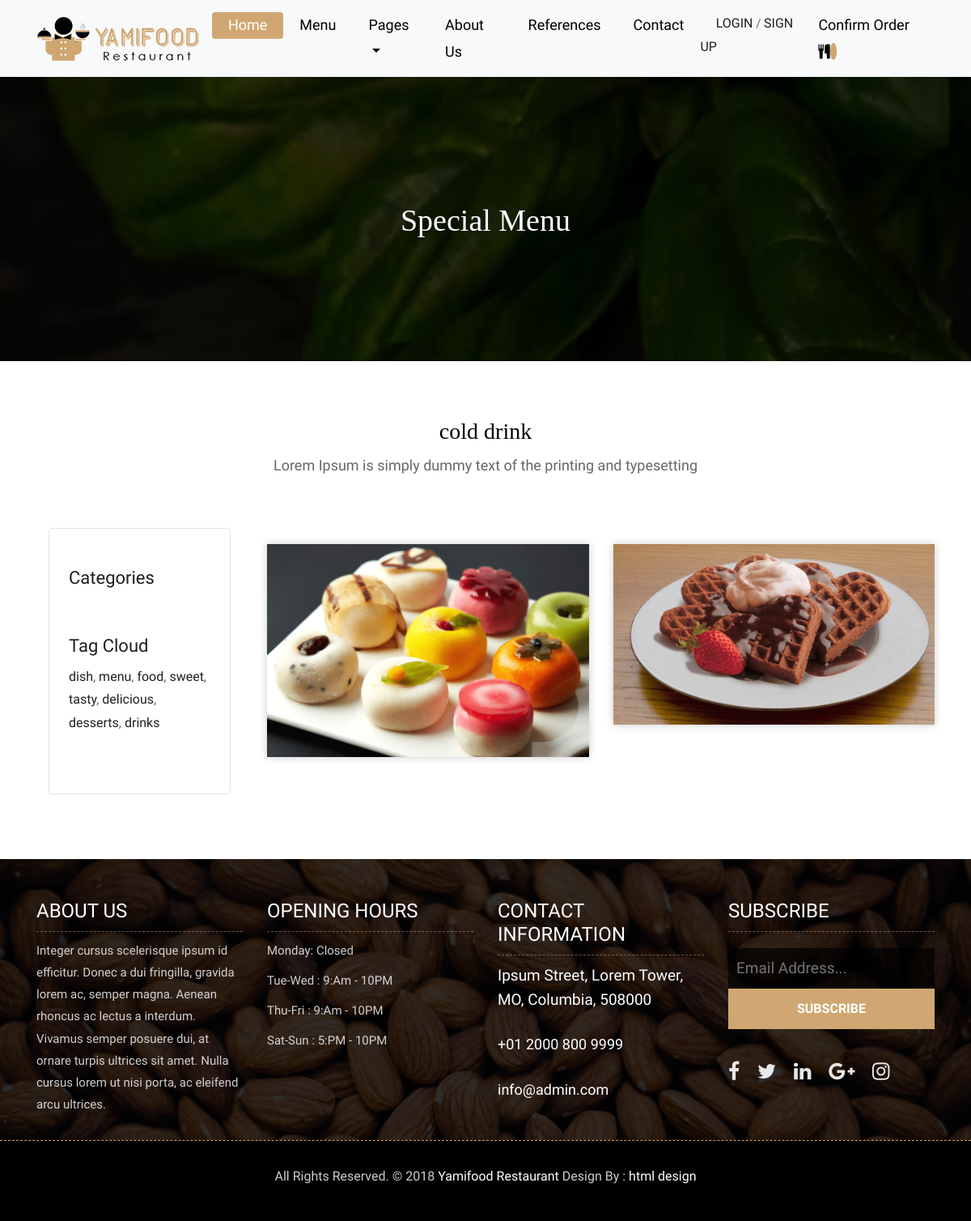
The page /category/7/cold-drink/ on the database its author committed.
### product/models.py (models this page shows, shortened)
class Category(MPTTModel):
    STATUS = (
        ('True', 'Evet'),
        ('False', 'Hayir')
    )
    title = models.CharField(max_length=30, unique=True)
    keywords = models.CharField(blank=True, max_length=255)
    description = models.CharField(blank=True, max_length=255)
    image = models.ImageField(blank=True, upload_to='images/')
    status = models.CharField(max_length=10, choices=STATUS)
    slug = models.SlugField(null=False, unique=True)
    parent = TreeForeignKey('self', blank=True, null=True, related_name='children', on_delete=models.CASCADE)
    create_at = models.DateTimeField(auto_now_add=True)
    update_at = models.DateTimeField(auto_now=True)
    class MPTTMeta:
        order_insertion_py = ['title']
    def image_tag(self):
        return mark_safe('<img src="{}" height="50"/>'.format(self.image.url))
    image_tag.short_description = 'Image'

class Product(models.Model):
    STATUS = (
        ('True', 'Evet'),
        ('False', 'Hayir')
    )
    category = models.ForeignKey(Category, on_delete=models.CASCADE)
    title = models.CharField(max_length=30)
    keywords = models.CharField(blank=True, max_length=255)
    description = models.CharField(blank=True, max_length=255)
    image = models.ImageField(blank=True, upload_to='images/')
    price = models.FloatField()
    slug = models.SlugField(null=False, unique=True)
    detail = RichTextUploadingField()
    status = models.CharField(max_length=10, choices=STATUS)
    create_at = models.DateTimeField(auto_now_add=True)
    update_at = models.DateTimeField(auto_now=True)
    def image_tag(self):
        return mark_safe('<img src="{}" height="50"/>'.format(self.image.url))
    image_tag.short_description = 'Image'

### home/views.py (the view)
# urls.py: path('category/<int:id>/<slug:slug>/', views.category_products, name='category_products'),
def category_products(request,id,slug):
    category = Category.objects.all()
    categorydata = Category.objects.get(pk=id)
    products = Product.objects.filter(category_id=id)
    context = {'products': products, 'category': category, 'categorydata': categorydata}
    return render(request, 'products.html', context)

### home/templates/products.html (shortened to what this page needs)
{% extends "homebase.html" %}
{% load static %}
{% block content %}
	<div class="all-page-title page-breadcrumb">
		<div class="container text-center">
			<div class="row">
				<div class="col-lg-12">
					<h1>Special Menu</h1>
				</div>
			</div>
		</div>
	</div>
	<div class="menu-box">
		<div class="container">
			<div class="row">
				<div class="col-lg-12">
					<div class="heading-title text-center">
						<h2>{{ categorydata.title }}</h2>
						<p>Lorem Ipsum is simply dummy text of the printing and typesetting</p>
					</div>
				</div>
			</div>
			<div class="row">
				<div class="col-lg-3">
                <div class="special-menu" style="font-weight: bold; text-decoration:underline; font-size: 20px">
                    <div class="button-group filter-button-group">
                        <nav id="sidebar">
                            <div class="p-4 pt-5">
                                <h2>Categories</h2>
                                {% load mptt_tags %}
                                <div class="mb-5">
                                    <h2>Tag Cloud</h2>
                                    <div class="tagcloud" style="font-weight: normal; font-size: 16px">
                                        <a href="#" class="tag-cloud-link">dish</a>,
                                        <a href="#" class="tag-cloud-link">menu</a>,
                                        <a href="#" class="tag-cloud-link">food</a>,
                                        <a href="#" class="tag-cloud-link">sweet</a>,
                                        <a href="#" class="tag-cloud-link">tasty</a>,
                                        <a href="#" class="tag-cloud-link">delicious</a>,
                                        <a href="#" class="tag-cloud-link">desserts</a>,
                                        <a href="#" class="tag-cloud-link">drinks</a>
                                    </div>
                                </div>
                            </div>
                        </nav>
                    </div>
                </div>
            </div>
            <div class="col-lg-9">
			<div class="row">
                {% for rs in products %}
				<div class="col-lg-6 col-md-6 special-grid drinks">
					<div class="gallery-single fix">
						<img src="{{ rs.image.url }}" class="img-fluid" alt="Image">
					</div>
				</div>
                {% endfor %}
			</div>
            </div>
		</div>
	</div>
    </div>
{% endblock %}

### home/static/css/style.css (style rules this page uses)
body { color: #666666; font-size: 15px; font-family: 'Athiti', sans-serif; line-height: 1.80857; }
a { color: #1f1f1f; text-decoration: none !important; outline: none !important; -webkit-transition: all .3s ease-in-out; -moz-transition: all .3s ease-in-out; -ms-transition: all .3s ease-in-out; -o-transition: all .3s ease-in-out; transition: all .3s ease-in-out; }
h1, h2, h3, h4, h5, h6 { letter-spacing: 0; font-weight: normal; position: relative; padding: 0 0 10px 0; font-weight: normal; line-height: 120% !important; color: #1f1f1f; margin: 0 }
h1 { font-size: 24px }
h2 { font-size: 22px }
a { color: #1f1f1f; text-decoration: none; outline: none; }
a, .btn { text-decoration: none !important; outline: none !important; -webkit-transition: all .3s ease-in-out; -moz-transition: all .3s ease-in-out; -ms-transition: all .3s ease-in-out; -o-transition: all .3s ease-in-out; transition: all .3s ease-in-out; }
.menu-box { padding: 70px 0px; }
.heading-title { margin-bottom: 50px; }
.heading-title h2 { color: #010101; font-size: 28px; font-family: 'Arbutus Slab', serif; }
.heading-title p { font-size: 18px; font-weight: 200; margin: 0px; }
.filter-button-group { border: 1px solid #e4e4e4; border-radius: 4px; margin: 10px 15px; display: inline-block; }
.gallery-single { margin: 30px 0px; }
.gallery-single { position: relative; overflow: hidden; -webkit-box-shadow: 0 0 10px #ccc; box-shadow: 0 0 10px #ccc; }
.page-breadcrumb { padding: 250px 0 150px; background: url(../images/all-bg.jpg) no-repeat; background-attachment: fixed; background-size: cover; background-position: 0 0; position: relative; }
.all-page-title .container { position: relative; z-index: 2; }
.all-page-title::before { background: #010101; content: ""; height: 100%; left: 0; position: absolute; top: 0; width: 100%; z-index: 1; opacity: 0.8; }
.all-page-title h1 { font-size: 38px; color: #ffffff; font-family: 'Arbutus Slab', serif; padding: 0px; }

### rows shown on the page
Category: title "cold drink"
Product: image (picture)
Product: image (picture)
